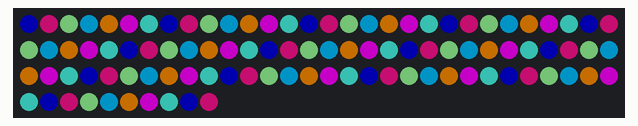
Simulated run of this sketch. Board: Particle Photon. Shown: 100 RGB LEDs in strip order, left to right, continuing on the next row. Dim RGB values are drawn brighter than linear; random numbers use the default seed unless the sketch sets one.

Above: at 0.4 s.
At 31.2 s:
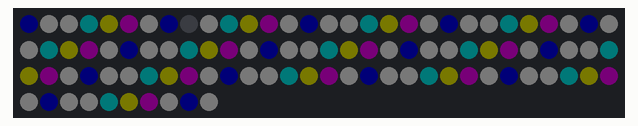

The sketch:

stranger-things.ino
```cpp
#include "FastLED/FastLED.h"
FASTLED_USING_NAMESPACE;
#define LED_TYPE            WS2811  // Set to your led type (see FastLED)
#define NUM_LEDS            100     // Set to the number of leds in your string
#define DATA_PIN            6       // Wire your leds to this digital pin
#define SKIP_INDEX          -1
#define BRIGHTNESS          96
#define FRAMES_PER_SECOND   120
CRGB leds[NUM_LEDS];

bool flickerOn = true;
bool idleMode = true;

void setup() {
    FastLED.addLeds<LED_TYPE, DATA_PIN>(leds, NUM_LEDS);
    FastLED.setBrightness(BRIGHTNESS);
    // Set up web control
    Particle.function("led",ledToggle);
}

void loop() {
  setColors();
  if (flickerOn) {
    addFlicker(30);
  }

  FastLED.show();
  FastLED.delay(1000/FRAMES_PER_SECOND);

  // In "Idle Mode," occasionally spell out messages
  if (idleMode) {
    int r = random(0,10000);
    if (r == 1) {
      spell("Happy Halloween");
    } else if (r == 2) {
      spell("Help me");
    } else if (r == 3) {
      spell("Are you there");
    } // Add your own messages here
  }
}

// Web control function
int ledToggle(String command)
{
    if (command=="setupMode") {
        setupMode();
        return 1;
    } else if (command=="idleOn") {
        // Turn on randomly-occurring messages
        idleMode = true;
    } else if (command=="idleOff") {
        // Turn off randomly-occurring messages,
        // e.g., to ensure only stream of message does not get interrupted
        idleMode = false;
    } else if (command=="flickerOn") {
        flickerOn = true;
    } else if (command=="flickerOff") {
        // Turn the flickering off -- may be better for some lighting conditions
        flickerOn = false;
    } else if (command=="glowdown") {
        glowdown();
        return 1;
    } else if (command == "off") {
        FastLED.clear();
        FastLED.show();
        return 1;
    } else {
        // Spell out unrecognized commands
        spell(command);
        return 1;
    }
}

// Colors based on show screencaps
void setColors() {
    int color_count = 7;
    CRGB colors[7] = {
        CRGB::DarkBlue,
        CRGB::DeepPink,
        CRGB::LightGreen,
        CRGB::DeepSkyBlue,
        CRGB::DarkOrange,
        CRGB::Fuchsia,
        CRGB::Turquoise
    };
    for (int i = 0; i < color_count; ++i) {
        for (int j = i; j < NUM_LEDS; j += color_count) {
            leds[j] = colors[i];
        }
    }
}

void addFlicker(int chanceOfFlicker)
{
  if( random(0,100) < chanceOfFlicker) {
    leds[ random16(NUM_LEDS) ] -= CRGB::White;
  }
}

// Gradually lower to the lights for dramatic effect (usually before spelling)
void glowdown() {
  for (int i = 100; i > 0; --i){

      for(int x = 0; x < NUM_LEDS; ++x){
          leds[x].fadeLightBy( 32 ); // 12.5%
      }

      FastLED.show();
      delay(50);
    }
}

void glowLight(int i, int duration)
{
    CRGB current = leds[i];
    leds[i].maximizeBrightness();
    FastLED.show();
    delay(duration);
    leds[i] = current;
    FastLED.show();
}

// Lower the lights dramatically, then spell out the String by glowing each
// letter one by one
void spell(String str)
{
    glowdown();
    str.toLowerCase();
    for (int i = 0; i < str.length(); ++i) {
        char tmp = str[i];
        int j = getLetterInt(tmp);
        if (j == SKIP_INDEX) {
            continue;
        }
        // Randomize duration of lights and delay between lights for a little
        // extra organic/creepy factor
        glowLight(j % NUM_LEDS, random(3, 13) * 100);
        delay(random(3, 13) * 100);
    }
}

// Very memory-limited, so better to do a bunch of ifs than store a map (sorry)
// Organized by light order for easier adgustment
int getLetterInt(char letter) {
    // First row - left to right
    if (letter == 'a') {
        return 97;
    } else if (letter == 'b') {
        return 95;
    } else if (letter == 'c') {
        return 92;
    } else if (letter == 'd') {
        return 90;
    } else if (letter == 'e') {
        return 87;
    } else if (letter == 'f') {
        return 83;
    } else if (letter == 'g') {
        return 81;
    } else if (letter == 'h') {
        return 76;
    // Second row - right to left
    } else if (letter == 'q') {
        return 72;
    } else if (letter == 'p') {
        return 69;
    } else if (letter == 'o') {
        return 67;
    } else if (letter == 'n') {
        return 64;
    } else if (letter == 'm') {
        return 61;
    } else if (letter == 'l') {
        return 59;
    } else if (letter == 'k') {
        return 55;
    } else if (letter == 'j') {
        return 54;
    } else if (letter == 'i') {
        return 51;
    // Third row - left to right
    } else if (letter == 'r') {
        return 43;
    } else if (letter == 's') {
        return 41;
    } else if (letter == 't') {
        return 39;
    } else if (letter == 'u') {
        return 36;
    } else if (letter == 'v') {
        return 34;
    } else if (letter == 'w') {
        return 30;
    } else if (letter == 'x') {
        return 27;
    } else if (letter == 'y') {
        return 25;
    } else if (letter == 'z') {
        return 22;
    }
    return SKIP_INDEX; // out of alphabet
}

// Light all letters of the alphabet to make
// physical alignment of letters easier
void setupMode()
{
    String str = "abcdefghqponmlkjirstuvwxyz";
    CRGB color = CRGB::White;
    for (int i = 0; i < str.length(); ++i) {
        char tmp = str[i];
        int j = getLetterInt(tmp);
        leds[j] = color;
        color -= CRGB(0,13,13);
    }
    FastLED.show();
}
```
